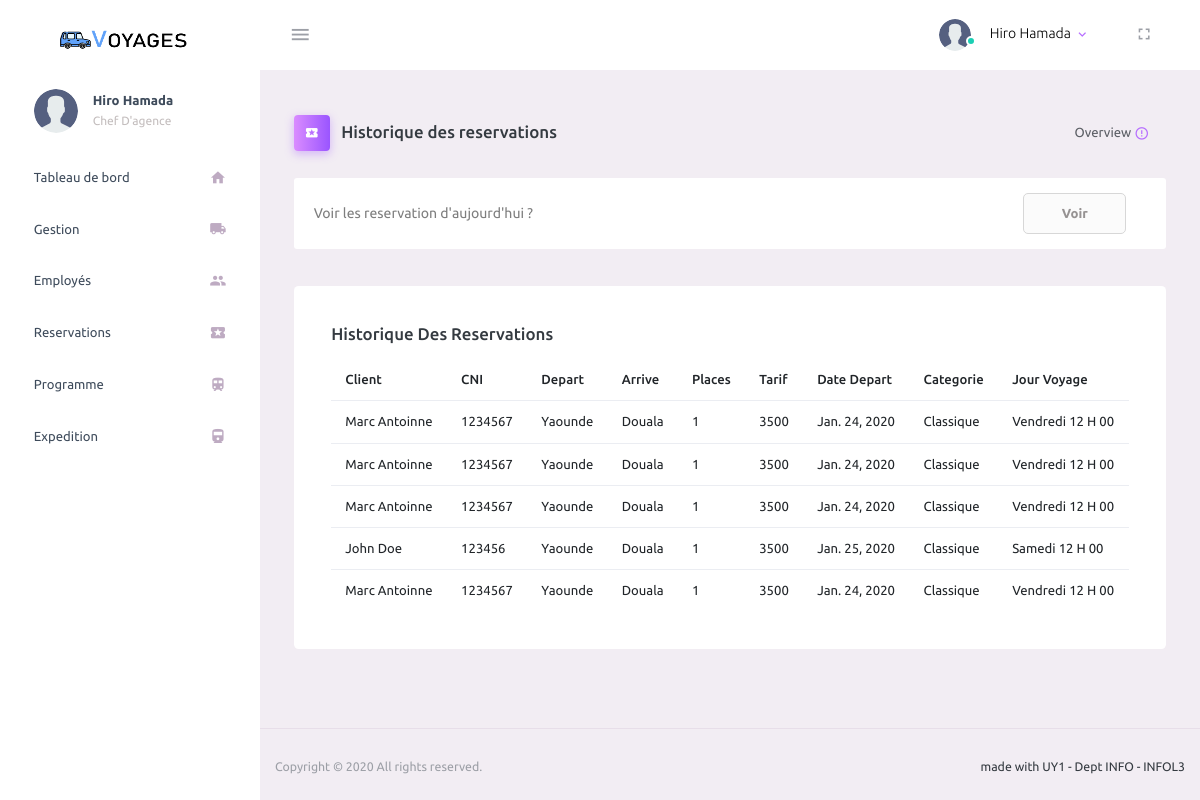
/reservations/historique (signed in), run on an earlier commit of the app's database.
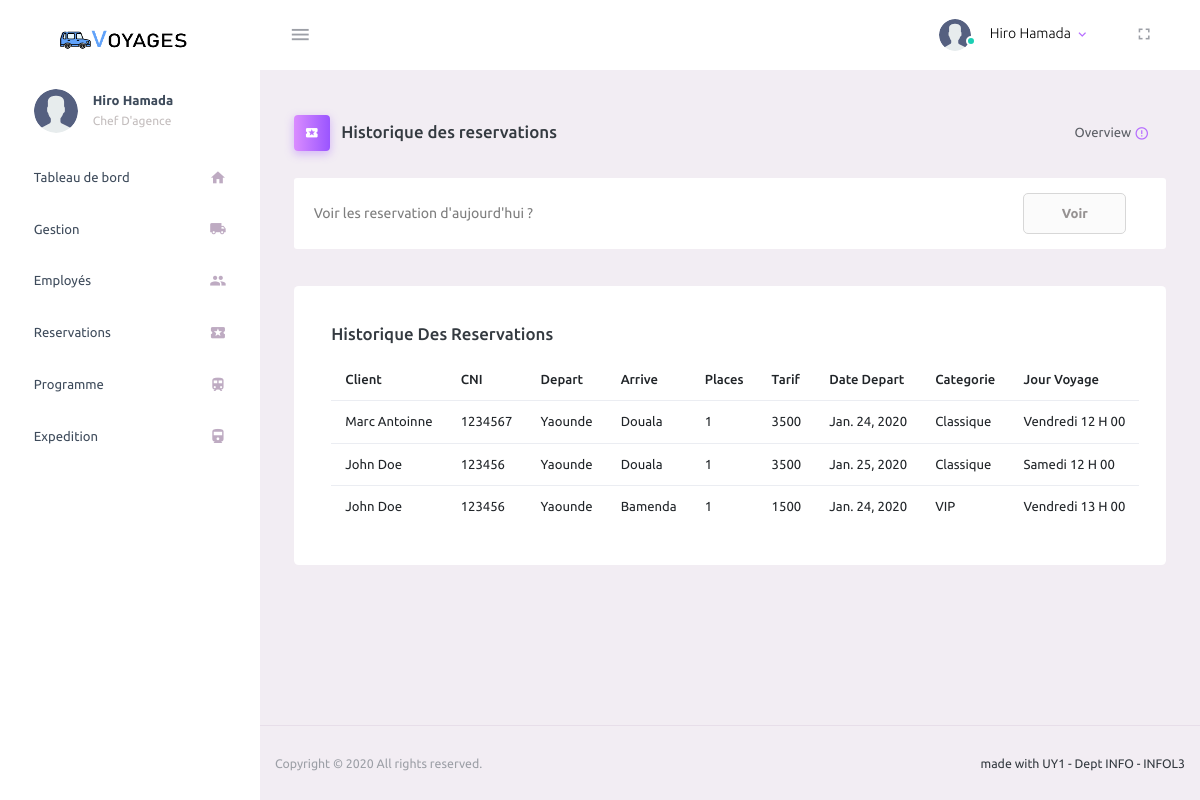
And on a later commit of the database.
### taxi/models.py (models this page shows, shortened)
class Reservation(models.Model):
    programme = models.ForeignKey(Programme, on_delete=models.CASCADE, null=False, blank=False)
    places = models.IntegerField(default=1, validators=[
        MaxValueValidator(5),
        MinValueValidator(1)
    ])
    client = models.ForeignKey(Client, null=False, on_delete=models.CASCADE)
    guichetier = models.ForeignKey(Employe, null=True, on_delete=models.SET_NULL, default=None)
    created_at = models.DateTimeField('Created at', default=timezone.now())
    jour_depart = models.CharField(max_length=64, choices=JOURS_CHOICES, default=timezone.now().weekday())
    date_depart = models.DateField('Created at', default=timezone.now().date())
    statut = models.CharField(max_length=64, choices=RESERVATION_STATUS, null=False, default='ATTENTE')
    def montant(self):
        return self.places * self.programme.tarif

class Client(models.Model):
    user = models.OneToOneField(
        Utilisateur,
        on_delete=models.CASCADE,
    )

class Utilisateur(AbstractUser):
    username = None
    email = None
    code = models.CharField(max_length=64)
    telephone = models.CharField(max_length=64, unique=True)
    cni = models.CharField(max_length=64, unique=True)
    is_admin = models.BooleanField(default=False)
    objects = UserManager()
    REQUIRED_FIELDS = ['first_name', 'last_name', 'cni']
    USERNAME_FIELD = 'telephone'
    EMAIL_FIELD = 'telephone'
    def __str__(self):
        return self.get_full_name()

class Programme(models.Model):
    depart = models.CharField(max_length=64, choices=CHOICES_VILLE, null=False, )
    arrive = models.CharField(max_length=64, choices=CHOICES_VILLE, null=False, )
    type = models.CharField(max_length=64, choices=TYPE_CHOICES, null=False, default='CL')
    heure_depart = models.TimeField(max_length=64, default=datetime.time(15), )
    voiture = models.ForeignKey(Voiture, on_delete=models.SET_NULL, blank=True, null=True)
    tarif = models.IntegerField()
    def get_heure_depart_display(self):
        return f"{self.heure_depart.hour} H {self.heure_depart.minute if self.heure_depart.minute > 9 else '0'+str(self.heure_depart.minute)}" if self.heure_depart else "Pas d'horaire"

### taxi/views.py (the view)
# urls.py: path('reservations/historique', views.reservations_historique, name='reservations.historique'),
def reservations_historique(request):
    reser = Reservation.objects.all()
    user: Utilisateur = request.user
    if not user.is_superuser:
        return reservations_client(request)
    return render(request, 'taxi/admin/reservations-complet.html', {'reservations': reser})

### taxi/templates/taxi/admin/reservations-complet.html (shortened to what this page needs)
{% extends 'taxi/admin/base.html' %}
{% block content %}
    {% load static %}
    <div class="content-wrapper">
        <div class="page-header">
            <h3 class="page-title">
                            <span class="page-title-icon bg-gradient-primary text-white mr-2">
                                <i class="mdi mdi-ticket"></i>
                            </span> Historique des reservations </h3>
            <nav aria-label="breadcrumb">
                <ul class="breadcrumb">
                    <li class="breadcrumb-item active" aria-current="page">
                        Overview <i
                            class="mdi mdi-alert-circle-outline icon-sm text-primary align-middle"></i>
                    </li>
                </ul>
            </nav>
        </div>
        <div class="row" id="proBanner">
            <div class="col-12">
                            <span class="d-flex align-items-center purchase-popup">
                                <p>Voir les reservation d'aujourd'hui ?</p>
                                <a href="{% url 'reservations.jour' %}"
                                   class="btn ml-auto download-button">Voir</a>
                            </span>
            </div>
            <div class="col-lg-12 grid-margin stretch-card">
                <div class="card">
                    <div class="card-body">
                        <h4 class="card-title"> Historique des reservations</h4>
                        <table class="table ">
                            <thead>
                            <tr>
                                <th> Client</th>
                                <th> CNI</th>
                                <th> Depart</th>
                                <th> Arrive</th>
                                <th> Places</th>
                                <th> Tarif</th>
                                <th> Date Depart</th>
                                <th> Categorie</th>
                                <th> Jour Voyage</th>
                            </tr>
                            </thead>
                            <tbody>
                            {% for reservation in reservations %}
                                <tr>
                                    <td class="py-1">
                                        {{ reservation.client.user }}
                                    </td>
                                    <td> {{ reservation.client.user.cni }} </td>
                                    <td> {{ reservation.programme.get_depart_display }} </td>
                                    <td> {{ reservation.programme.get_arrive_display }} </td>
                                    <td> {{ reservation.places }} </td>
                                    <td> {{ reservation.montant }} </td>
                                    <td> {{ reservation.date_depart }} </td>
                                    <td> {{ reservation.programme.get_type_display }} </td>
                                    <td> {{ reservation.get_jour_depart_display }} {{ reservation.programme.get_heure_depart_display }} </td>
                                </tr>
                            {% endfor %}
                            </tbody>
                        </table>
                    </div>
                </div>
            </div>
        </div>
    </div>
{% endblock %}

What changed in the data, as far as the page shows it:
removed Reservation: client.user "Marc Antoinne", client.user.cni "1234567", programme.depart "Yaounde", programme.arrive "Douala", places "1", montant "3500", date_depart "Jan. 24, 2020", programme.type "Classique", jour_depart "Vendredi", programme.heure_depart "12 H 00"
removed Reservation: client.user "Marc Antoinne", client.user.cni "1234567", programme.depart "Yaounde", programme.arrive "Douala", places "1", montant "3500", date_depart "Jan. 24, 2020", programme.type "Classique", jour_depart "Vendredi", programme.heure_depart "12 H 00"
removed Reservation: client.user "Marc Antoinne", client.user.cni "1234567", programme.depart "Yaounde", programme.arrive "Douala", places "1", montant "3500", date_depart "Jan. 24, 2020", programme.type "Classique", jour_depart "Vendredi", programme.heure_depart "12 H 00"
added Reservation: client.user "John Doe", client.user.cni "123456", programme.depart "Yaounde", programme.arrive "Bamenda", places "1", montant "1500", date_depart "Jan. 24, 2020", programme.type "VIP", jour_depart "Vendredi", programme.heure_depart "13 H 00"
